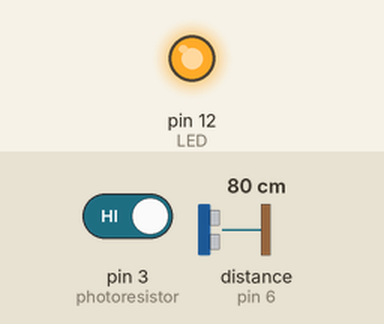
Bench run of a sketch on a simulated Arduino Uno, built with avr-gcc and run on an emulated ATmega328P. Parts: output pins drawn as LEDs (lit = HIGH). Wiring (inferred from the names in the program): ultrasonic range finder: trigger pin 5; echo pin 6. The inputs (shaded band) are chosen by the test bench; at power-on: distance to the obstacle (sensor on pin 6) 80 cm, pin 3 (photoresistor) HIGH. The echo pulse lasts 58.3 µs per cm; pins used as bus, display or sensor lines are not drawn.

Above: at 1.2 s.
1.3 s: distance to the obstacle (sensor on pin 6) set to 12 cm
2.8 s: distance to the obstacle (sensor on pin 6) set to 9 cm
At 3.76 s:
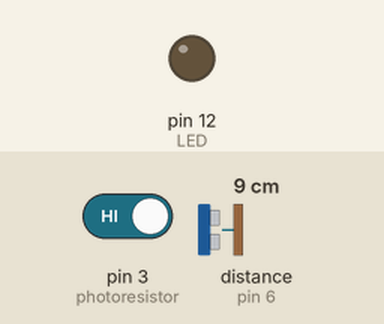
5.8 s: distance to the obstacle (sensor on pin 6) set to 120 cm
7.3 s: pin 3 (photoresistor) driven LOW
At 7.6 s:
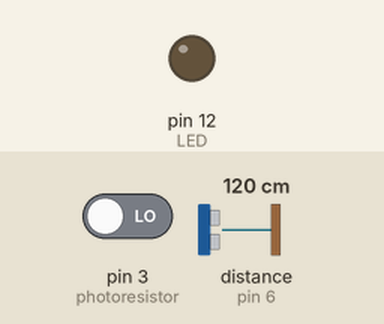
8.8 s: pin 3 (photoresistor) driven HIGH
At 10.0 s:
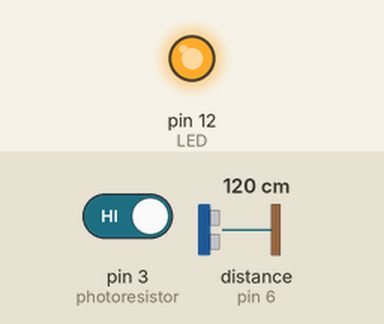
Timing chart, 0 to 11.3 s (numbered marks = the images above; inputs shaded):
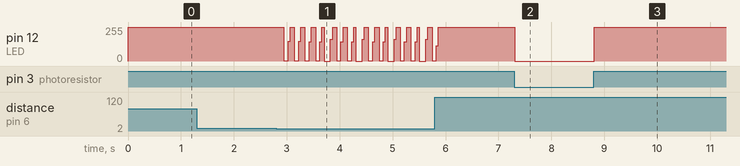

The sketch:

Week3_Potentiometer_buzzer_ultrasonic_photoresistor.ino
```cpp
// int potentiometer = A0;

// void setup() {
//   pinMode (potentiometer, INPUT);
//   Serial.begin(9600);
// }

// void loop() {
//   int value = analogRead(potentiometer); //Value can be from 0 to 1023
//   Serial.println(value);
//   delay(100);
// }

// const int LED = 3;
// const int potentiometer = A0;

// void setup() {
//   pinMode (LED, OUTPUT);
//   pinMode (potentiometer, INPUT);
// }

// void loop() {
//   int value = analogRead(potentiometer); //Value can be from 0 to 1023
//   analogWrite(LED, value / 4);
// }

/*
  Pacman Intro Theme
  Connect a piezo buzzer or speaker to pin 11 or select a new pin.
  More songs available at https://github.com/robsoncouto/arduino-songs

                                              Robson Couto, 2019
*/
// #define NOTE_B0  31
// #define NOTE_C1  33
// #define NOTE_CS1 35
// #define NOTE_D1  37
// #define NOTE_DS1 39
// #define NOTE_E1  41
// #define NOTE_F1  44
// #define NOTE_FS1 46
// #define NOTE_G1  49
// #define NOTE_GS1 52
// #define NOTE_A1  55
// #define NOTE_AS1 58
// #define NOTE_B1  62
// #define NOTE_C2  65
// #define NOTE_CS2 69
// #define NOTE_D2  73
// #define NOTE_DS2 78
// #define NOTE_E2  82
// #define NOTE_F2  87
// #define NOTE_FS2 93
// #define NOTE_G2  98
// #define NOTE_GS2 104
// #define NOTE_A2  110
// #define NOTE_AS2 117
// #define NOTE_B2  123
// #define NOTE_C3  131
// #define NOTE_CS3 139
// #define NOTE_D3  147
// #define NOTE_DS3 156
// #define NOTE_E3  165
// #define NOTE_F3  175
// #define NOTE_FS3 185
// #define NOTE_G3  196
// #define NOTE_GS3 208
// #define NOTE_A3  220
// #define NOTE_AS3 233
// #define NOTE_B3  247
// #define NOTE_C4  262
// #define NOTE_CS4 277
// #define NOTE_D4  294
// #define NOTE_DS4 311
// #define NOTE_E4  330
// #define NOTE_F4  349
// #define NOTE_FS4 370
// #define NOTE_G4  392
// #define NOTE_GS4 415
// #define NOTE_A4  440
// #define NOTE_AS4 466
// #define NOTE_B4  494
// #define NOTE_C5  523
// #define NOTE_CS5 554
// #define NOTE_D5  587
// #define NOTE_DS5 622
// #define NOTE_E5  659
// #define NOTE_F5  698
// #define NOTE_FS5 740
// #define NOTE_G5  784
// #define NOTE_GS5 831
// #define NOTE_A5  880
// #define NOTE_AS5 932
// #define NOTE_B5  988
// #define NOTE_C6  1047
// #define NOTE_CS6 1109
// #define NOTE_D6  1175
// #define NOTE_DS6 1245
// #define NOTE_E6  1319
// #define NOTE_F6  1397
// #define NOTE_FS6 1480
// #define NOTE_G6  1568
// #define NOTE_GS6 1661
// #define NOTE_A6  1760
// #define NOTE_AS6 1865
// #define NOTE_B6  1976
// #define NOTE_C7  2093
// #define NOTE_CS7 2217
// #define NOTE_D7  2349
// #define NOTE_DS7 2489
// #define NOTE_E7  2637
// #define NOTE_F7  2794
// #define NOTE_FS7 2960
// #define NOTE_G7  3136
// #define NOTE_GS7 3322
// #define NOTE_A7  3520
// #define NOTE_AS7 3729
// #define NOTE_B7  3951
// #define NOTE_C8  4186
// #define NOTE_CS8 4435
// #define NOTE_D8  4699
// #define NOTE_DS8 4978
// #define REST      0


// // change this to make the song slower or faster
// int tempo = 105;

// // change this to whichever pin you want to use
// int buzzer = 11;

// // notes of the moledy followed by the duration.
// // a 4 means a quarter note, 8 an eighteenth , 16 sixteenth, so on
// // !!negative numbers are used to represent dotted notes,
// // so -4 means a dotted quarter note, that is, a quarter plus an eighteenth!!
// int melody[] = {

//   // Pacman
//   // Score available at https://musescore.com/user/85429/scores/107109
//   NOTE_B4, 16, NOTE_B5, 16, NOTE_FS5, 16, NOTE_DS5, 16, //1
//   NOTE_B5, 32, NOTE_FS5, -16, NOTE_DS5, 8, NOTE_C5, 16,
//   NOTE_C6, 16, NOTE_G6, 16, NOTE_E6, 16, NOTE_C6, 32, NOTE_G6, -16, NOTE_E6, 8,

//   NOTE_B4, 16,  NOTE_B5, 16,  NOTE_FS5, 16,   NOTE_DS5, 16,  NOTE_B5, 32,  //2
//   NOTE_FS5, -16, NOTE_DS5, 8,  NOTE_DS5, 32, NOTE_E5, 32,  NOTE_F5, 32,
//   NOTE_F5, 32,  NOTE_FS5, 32,  NOTE_G5, 32,  NOTE_G5, 32, NOTE_GS5, 32,  NOTE_A5, 16, NOTE_B5, 8
// };

// // sizeof gives the number of bytes, each int value is composed of two bytes (16 bits)
// // there are two values per note (pitch and duration), so for each note there are four bytes
// int notes = sizeof(melody) / sizeof(melody[0]) / 2;

// // this calculates the duration of a whole note in ms
// int wholenote = (60000 * 4) / tempo;

// int divider = 0, noteDuration = 0;

// void setup() {
//   // iterate over the notes of the melody.
//   // Remember, the array is twice the number of notes (notes + durations)
  // for (int thisNote = 0; thisNote < notes * 2; thisNote = thisNote + 2) {

  //   // calculates the duration of each note
  //   divider = melody[thisNote + 1];
  //   if (divider > 0) {
  //     // regular note, just proceed
  //     noteDuration = (wholenote) / divider;
  //   } else if (divider < 0) {
  //     // dotted notes are represented with negative durations!!
  //     noteDuration = (wholenote) / abs(divider);
  //     noteDuration *= 1.5; // increases the duration in half for dotted notes
  //   }

  //   // we only play the note for 90% of the duration, leaving 10% as a pause
  //   tone(buzzer, melody[thisNote], noteDuration * 0.9);

  //   // Wait for the specief duration before playing the next note.
  //   delay(noteDuration);

  //   // stop the waveform generation before the next note.
  //   noTone(buzzer);
  // }
// }

// void loop() {
//   // no need to repeat the melody.
// }

// const int trig = 2;
// const int echo = 3;
// const double sound = 0.034;

// long getDistance ()
// {
//     digitalWrite(trig, LOW);
//     delayMicroseconds(2);
//     digitalWrite(trig, HIGH);
//     delayMicroseconds(10);
//     digitalWrite(trig, LOW);

//     long duration = pulseIn (echo, HIGH);

//     long distanceCM = (duration * 0.034) / 2;
//     return distanceCM;
// }

// void setup ()
// {
//     Serial.begin(9600);
//     pinMode(trig, OUTPUT);
//     pinMode(echo, INPUT);
// }

// void loop ()
// {
//     long distance = getDistance();
//     Serial.println(distance);
// }

// const int LED = 12;
// const int trig = 2;
// const int echo = 3;
// const float sound = 0.034;
// long start = 0;
// int state = LOW;

// long getDistance ()
// {
//     digitalWrite(trig, LOW);
//     delayMicroseconds(2);
//     digitalWrite(trig, HIGH);
//     delayMicroseconds(10);
//     digitalWrite(trig, LOW);

//     long duration = pulseIn(echo, HIGH);

//     long distance = (duration * sound) / 2;
//     return distance;
// }

// void setup ()
// {
//     pinMode (LED, OUTPUT);
//     pinMode (trig, OUTPUT);
//     pinMode (echo, INPUT);
//     Serial.begin(9600);
// }

// void loop ()
// {
//     long distance = getDistance ();

//     if (distance < 20)
//     {
//         long end = millis();
//         if (end - start >= 100)
//         {
//             start = end;
//             state = 1 - state;
//         }
//         else
//         {
//             digitalWrite(LED, state);
//         }
//     }
//     else
//     {
//         digitalWrite(LED, LOW);
//     }
// }

const int photoresistor = 3;
const int LED = 12;
const int trig = 5;
const int echo = 6;
const float sound = 0.034;
long start = 0;
int state = LOW;

void setup ()
{
    pinMode(trig, OUTPUT);
    pinMode(echo, INPUT);
    pinMode(LED, OUTPUT);
    pinMode(photoresistor, INPUT);
    Serial.begin(9600);
}

long getDistance ()
{
    digitalWrite(trig, LOW);
    delayMicroseconds(2);
    digitalWrite(trig, HIGH);
    delayMicroseconds(10);
    digitalWrite(trig, LOW);

    long duration = pulseIn(echo, HIGH);

    long distance = (duration * sound) / 2;
    return distance;
}

void loop ()
{
    int value = digitalRead(photoresistor);
    if (value == 0)
    {
        digitalWrite(LED, LOW);
    }
    else
    {
        long distance = getDistance ();
        digitalWrite(LED, HIGH);

        if (distance < 10)
        {
            long end = millis();
            if (end - start >= 100)
            {
                start = end;
                state = 1 - state;
            }
            else
            {
                digitalWrite(LED, state);
            }
        }
        else
        {
            digitalWrite(LED, HIGH);
        }
    }
}
```

Measured:
- the behaviour switches between 11 and 10 cm on distance to the obstacle (sensor on pin 6) (found by bisection; images 0 and 1)
- after the input at 1.3 s, every drawn part: stays the same
- after the input at 7.3 s, pin 12 (LED): 255/255 → 0/255 at once
- after the input at 8.8 s, pin 12 (LED): 0/255 → 255/255 at once
